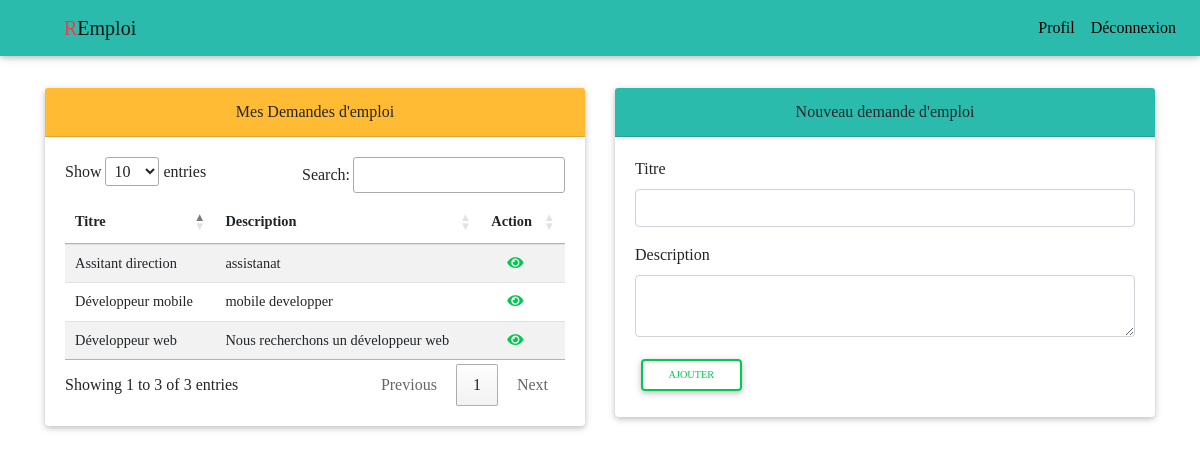
Page /?page=profil (signed in) on the committed database.
### tables this page shows
CREATE TABLE `emploi` (
  `id` int(11) NOT NULL,
  `titre` varchar(200) DEFAULT NULL,
  `description` text DEFAULT NULL,
  `user_id` int(11) DEFAULT NULL
);

### controller/profilController.php (called while the page is built, shortened)
<?php
    $emplois = $db->getEmplois();
require_once('views/'.$_SESSION['user']->role.'.php');

### model/Database.php (called while the page is built, shortened)
<?php
	class Database
	{
		private $db;
		function __construct($dbname, $user = "root", $mdp = "")
		{
			try {
				$this->db = new PDO('mysql:host=localhost;dbname='.$dbname, $user, $mdp);
				$this->db->setAttribute(PDO::ATTR_ERRMODE, PDO::ERRMODE_WARNING);
			} catch (PDOException $e) {
				die('Erreur: '.$e->getMessage());
			}
		}
		public function getDB(){return $this->db;}
	public function getEmplois()
	{
		try {
			$q = $this->getDB()->prepare('SELECT * FROM EMPLOI');
			$q->execute();
		} catch (PDOException $e) {
			die('Erreur: ' . $e->getMessage());
		}
		return $q->fetchAll(PDO::FETCH_OBJ);
	}
}

### layouts/_functions.php (called while the page is built, shortened)
<?php
function get_input($key)
    {
        return !empty($_SESSION['input'][$key])
            ? $_SESSION['input'][$key]
            : null;
    }

### views/Entreprise.php (the view, shortened to what this page needs)
<div class="container">
    <div class="row">
        <div class="col-md-6">
            <div class="card">
                <div class="card-header bg-warning text-center">
                    Mes Demandes d'emploi
                </div>
                <div class="card-body">
                    <table class="table table-striped" id="myTable">
                        <thead>
                            <th>Titre</th>
                            <th>Description</th>
                            <th>Action</th>
                        </thead>
                        <tbody>
                            <?php foreach ($emplois as $em) : ?>
                                <tr>
                                    <td><?= $em->titre ?></td>
                                    <td><?= $em->description ?></td>
                                    <td><a href="?page=infoEmploi&id=<?= $em->id ?>"><i class="fa fa-eye text-success pl-3" aria-hidden="true"></i> </a></td>
                                </tr>
                            <?php endforeach ?>
                        </tbody>
                    </table>
                </div>
            </div>
        </div>
        <div class="col-md-6">
            <div class="card">
                <div class="card-header text-center bg-default">
                    Nouveau demande d'emploi
                </div>
                <div class="card-body">
                    <form method="POST">
                        <div class="form-group">
                            <label for="titre">Titre</label>
                            <input type="text" name="titre" value="<?= get_input('titre') ?>" class="form-control">
                        </div>
                        <div class="form-group">
                            <label for="password">Description</label>
                            <textarea name="description" class="form-control"><?= get_input('description') ?></textarea>
                        </div>
                        <button type="submit" name="addEmploi" class="btn btn-outline-success btn-sm rounded">Ajouter</button>
                    </form>
                </div>
            </div>
        </div>
    </div>
</div>

### assets/css/main.css (style rules this page uses)
body { font-family: Constanian; }

### rows in the picture
emploi: titre "Développeur web", description "Nous recherchons un développeur web"
emploi: titre "Développeur mobile", description "mobile developper"
emploi: titre "Assitant direction", description "assistanat"
